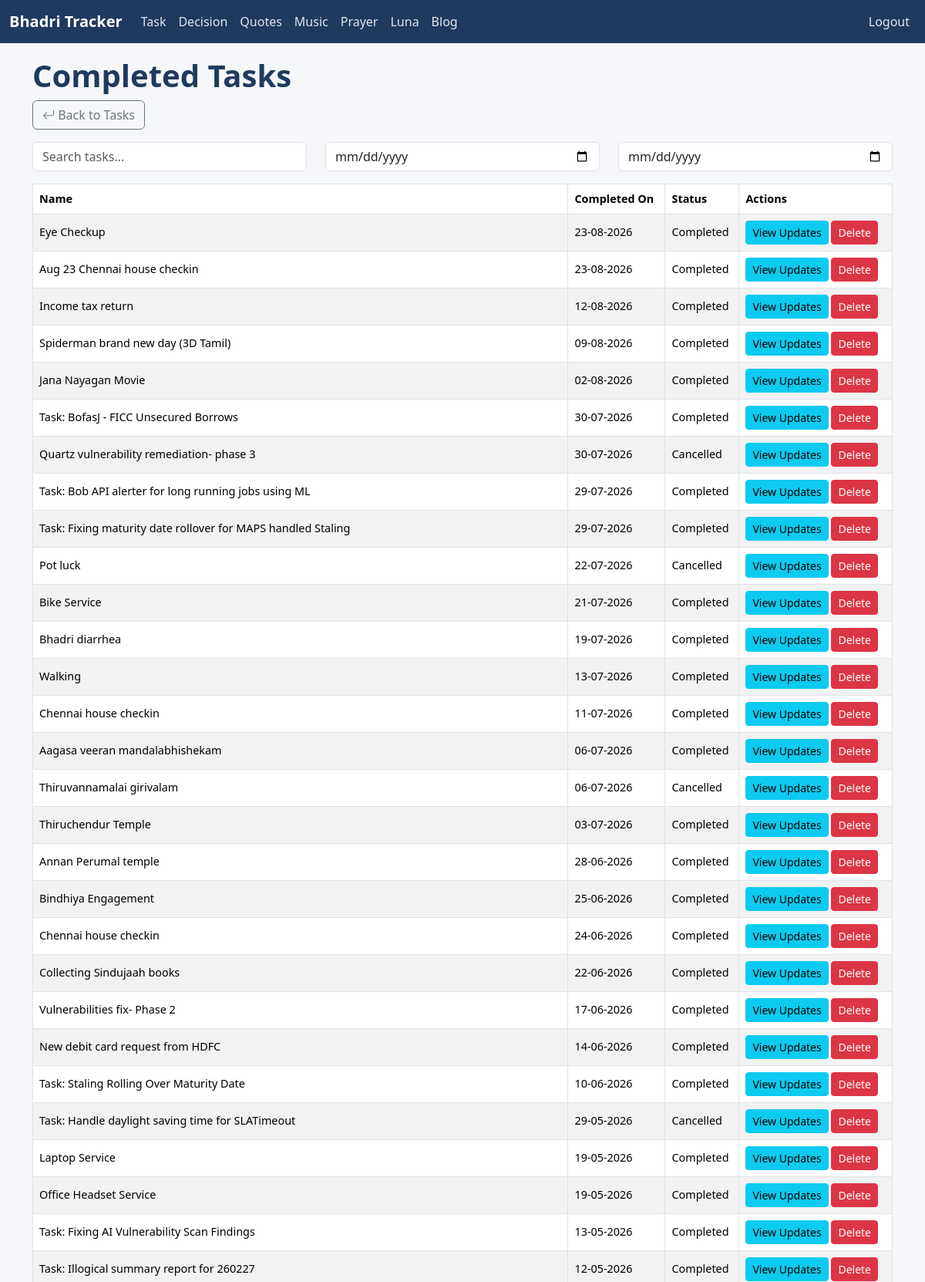
Page /history/ (signed in, upper part) on the committed database.
### tracker/models.py (models this page shows, shortened)
class Task(models.Model):
    STATUS_CHOICES = [
        ('Opened', 'Opened'),
        ('InProgress', 'In Progress'),
        ('Completed', 'Completed'),
        ('Cancelled', 'Cancelled'),
        ('Hold', 'Hold'),
    ]
    name = models.CharField(max_length=200)
    status = models.CharField(max_length=20, choices=STATUS_CHOICES, default='Opened')
    task_type = models.ForeignKey(TaskType, on_delete=models.CASCADE)
    started_date = models.DateField(default=timezone.localtime(), null=True, blank=True)
    created_date = models.DateField(auto_now_add=True)
    updated_date = models.DateField(auto_now=True)
    completed_date = models.DateField(null=True, blank=True)
    target_date = models.DateField(default=timezone.localtime(), null=True, blank=True)
    is_bookmark = models.BooleanField(default=False)
    is_private = models.BooleanField(default=False)
    is_important = models.BooleanField(default=False)
    is_template = models.BooleanField(default=False)

### tracker/views.py (the view)
# urls.py: path('history/', views.TaskHistoryView.as_view(), name='task_history'),
class TaskHistoryView(LoginRequiredMixin, ListView):
    model = Task
    template_name = 'tracker/task_history.html'
    context_object_name = 'tasks'
    def get_queryset(self):
        queryset = Task.objects.filter(status__in=['Completed', 'Cancelled']).exclude(is_template=True).order_by('-completed_date')
        search = self.request.GET.get('search', '').strip()
        start_date = self.request.GET.get('start_date')
        end_date = self.request.GET.get('end_date')
        if search:
            queryset = queryset.filter(
                Q(name__icontains=search) |
                Q(updates__description__icontains=search)
            ).distinct()
        if start_date and end_date:
            queryset = queryset.filter(
                Q(started_date__range=[start_date, end_date]) |
                Q(completed_date__range=[start_date, end_date])
            )
        return queryset
    def render_to_response(self, context, **response_kwargs):
        if self.request.headers.get('HX-Request'):
            return render(self.request, 'tracker/task_history_rows.html', context)
        return super().render_to_response(context, **response_kwargs)

### tracker/context_processors.py (called while the page is built)
def active_notifications(request):
    today = timezone.localdate()
    notifications = Notification.objects.filter(
        is_completed=False,
        date__gte=today,
        date__lte=today + timedelta(days=7)
    ).order_by('date')
    return {
        'active_notifications': notifications
    }

### templates/tracker/task_history.html (shortened to what this page needs)
{% extends 'base.html' %}
{% block content %}
<h1>Completed Tasks</h1>
<a href="{% url 'tracker:task_list' %}" class="btn btn-outline-secondary mb-3"><i class="bi bi-arrow-return-left"></i> Back to Tasks</a>
<div class="row mb-3">
    <div class="col-md-4">
        <input
            type="text"
            name="search"
            class="form-control"
            placeholder="Search tasks..."
            hx-get="{% url 'tracker:task_history' %}"
            hx-trigger="keyup changed delay:300ms"
            hx-target="#taskTableBody"
            hx-include="#dateFilters"
        />
    </div>
    <div class="col-md-4">
        <input
            type="date"
            name="start_date"
            class="form-control"
            id="dateFilters"
            hx-get="{% url 'tracker:task_history' %}"
            hx-trigger="change"
            hx-target="#taskTableBody"
            hx-include="[name='search'], #dateFilters"
        />
    </div>
    <div class="col-md-4">
        <input
            type="date"
            name="end_date"
            class="form-control"
            hx-get="{% url 'tracker:task_history' %}"
            hx-trigger="change"
            hx-target="#taskTableBody"
            hx-include="[name='search'], #dateFilters"
        />
    </div>
</div>
<div class="table-responsive">
<table class="table table-striped table-bordered align-middle text-nowrap">
  <thead>
      <tr>
          <th>Name</th>
          <th>Completed On</th>
          <th>Status</th>
          <th>Actions</th>
      </tr>
  </thead>
  <tbody id="taskTableBody">
      {% include 'tracker/task_history_rows.html' %}
  </tbody>
</table>
</div>
{% endblock %}

### templates/tracker/task_history_rows.html
{% for task in tasks %}
<tr>
    <td>{{ task.name }}</td>
    <td>{{ task.completed_date|date:"d-m-Y" }}</td>
    <td>{{ task.status }}</td>
    <td>
        <a href="{% url 'tracker:update_list' task.id %}" class="btn btn-sm btn-info">View Updates</a>
        <a href="{% url 'tracker:task_delete' task.id %}" class="btn btn-sm btn-danger">Delete</a>
    </td>
</tr>
{% empty %}
<tr>
    <td colspan="3" class="text-center">No matching tasks.</td>
</tr>
{% endfor %}

### static/css/base.css (style rules this page uses)
body { padding: 0 0px; padding-top: 50px; background-color: #f5f7fa; color: #212529; }
h1, h2, h3 { color: #1f3a5f; font-weight: 600; }
.table td, .table th { vertical-align: middle; font-size: 0.9rem; }

### rows in the picture
Task: name "Eye Checkup", completed_date "23-08-2026", status "Completed"
Task: name "Aug 23 Chennai house checkin", completed_date "23-08-2026", status "Completed"
Task: name "Income tax return", completed_date "12-08-2026", status "Completed"
Task: name "Spiderman brand new day (3D Tamil)", completed_date "09-08-2026", status "Completed"
Task: name "Jana Nayagan Movie", completed_date "02-08-2026", status "Completed"
Task: name "Task: BofasJ - FICC Unsecured Borrows", completed_date "30-07-2026", status "Completed"
Task: name "Quartz vulnerability remediation- phase 3", completed_date "30-07-2026", status "Cancelled"
Task: name "Task: Bob API alerter for long running jobs using ML", completed_date "29-07-2026", status "Completed"
Task: name "Task: Fixing maturity date rollover for MAPS handled Staling", completed_date "29-07-2026", status "Completed"
Task: name "Pot luck", completed_date "22-07-2026", status "Cancelled"
Task: name "Bike Service", completed_date "21-07-2026", status "Completed"
Task: name "Bhadri diarrhea", completed_date "19-07-2026", status "Completed"
Task: name "Walking", completed_date "13-07-2026", status "Completed"
Task: name "Chennai house checkin", completed_date "11-07-2026", status "Completed"
Task: name "Aagasa veeran mandalabhishekam", completed_date "06-07-2026", status "Completed"
Task: name "Thiruvannamalai girivalam", completed_date "06-07-2026", status "Cancelled"
Task: name "Thiruchendur Temple", completed_date "03-07-2026", status "Completed"
Task: name "Annan Perumal temple", completed_date "28-06-2026", status "Completed"
Task: name "Bindhiya Engagement", completed_date "25-06-2026", status "Completed"
Task: name "Chennai house checkin", completed_date "24-06-2026", status "Completed"
Task: name "Collecting Sindujaah books", completed_date "22-06-2026", status "Completed"
Task: name "Vulnerabilities fix- Phase 2", completed_date "17-06-2026", status "Completed"
Task: name "New debit card request from HDFC", completed_date "14-06-2026", status "Completed"
Task: name "Task: Staling Rolling Over Maturity Date", completed_date "10-06-2026", status "Completed"
Task: name "Task: Handle daylight saving time for SLATimeout", completed_date "29-05-2026", status "Cancelled"
Task: name "Laptop Service", completed_date "19-05-2026", status "Completed"
Task: name "Office Headset Service", completed_date "19-05-2026", status "Completed"
Task: name "Task: Fixing AI Vulnerability Scan Findings", completed_date "13-05-2026", status "Completed"
Task: name "Task: Illogical summary report for 260227", completed_date "12-05-2026", status "Completed"
